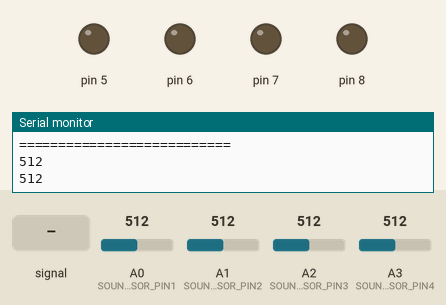
Simulated run of this sketch. Board: Arduino Uno, built with avr-gcc and run on an emulated ATmega328P. Shown: output pins drawn as LEDs (lit = HIGH), the last lines printed to the serial monitor. The test bench sets the inputs (shaded band); at power-on: A3 (SOUND_SENSOR_PIN4) = 512, A0 (SOUND_SENSOR_PIN1) = 512, A1 (SOUND_SENSOR_PIN2) = 512, A2 (SOUND_SENSOR_PIN3) = 512.

Above: at 1.2 s.
1.3 s: A0 (SOUND_SENSOR_PIN1) fed a 200 Hz sine of ±255 counts around its level
At 2.3 s:
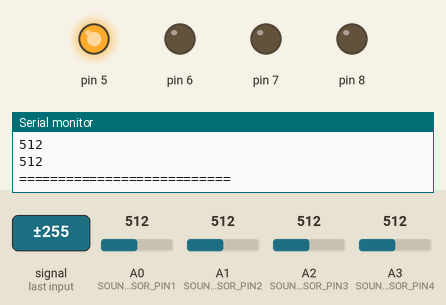
4.3 s: A1 (SOUND_SENSOR_PIN2) fed a 200 Hz sine of ±255 counts around its level
At 6.4 s:
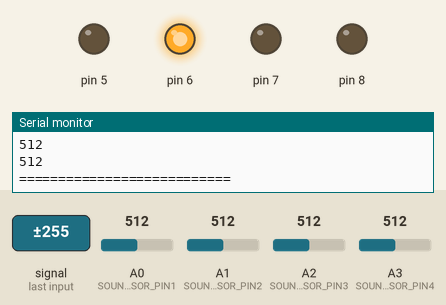
7.3 s: A2 (SOUND_SENSOR_PIN3) fed a 200 Hz sine of ±460 counts around its level
10.3 s: A3 (SOUND_SENSOR_PIN4) set to 639
12.7 s: A3 (SOUND_SENSOR_PIN4) set to 667
At 15.2 s:
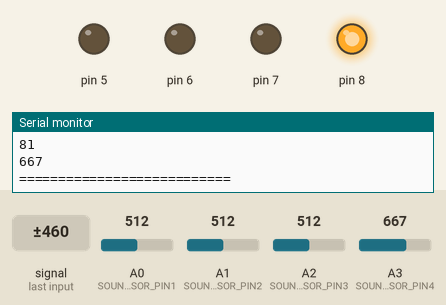
15.7 s: A0 (SOUND_SENSOR_PIN1) set to 306
At 18.1 s:
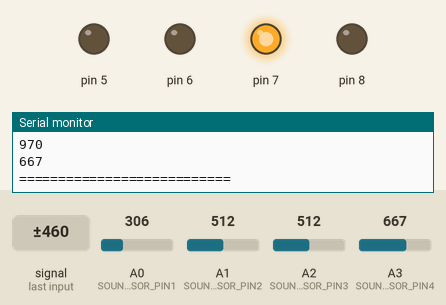
Timing chart, 0 to 19.7 s (numbered marks = the images above; inputs shaded):
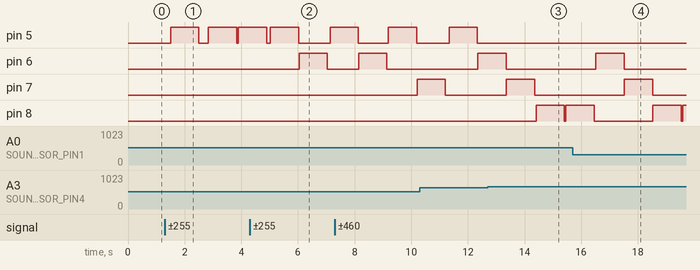

Measured:
- after the input at 1.3 s, pin 5: goes HIGH 1.0 s, LOW 0.34 s, HIGH 1.0 s, LOW 0.05 s, then HIGH, starting after 0.20 s
- after the input at 4.3 s, pin 6: LOW → HIGH after 1.7 s, → LOW 1.0 s later
- after the input at 7.3 s, pin 7: LOW → HIGH after 2.9 s
- after the input at 12.7 s, pin 5: stays LOW (without the input it goes to HIGH after 1.8 s); pin 8: LOW → HIGH after 1.7 s, → LOW 1.0 s later, → HIGH 0.05 s later
- after the input at 15.7 s, pin 5: stays LOW (without the input it goes to HIGH after 0.81 s)

The sketch:

sketch_aug16a.ino
```cpp
const int SOUND_SENSOR_PIN1 = A0;
const int SOUND_SENSOR_PIN2 = A1;
const int SOUND_SENSOR_PIN3 = A2;
const int SOUND_SENSOR_PIN4 = A3;


int sensorValue1;
int sensorValue2;
int sensorValue3;
int sensorValue4;

void setup() {
  pinMode(5,OUTPUT);
  pinMode(6,OUTPUT);
  pinMode(7,OUTPUT);
  pinMode(8,OUTPUT);
  Serial.begin(9600);

}
void loop() {
  sensorValue1 = analogRead(SOUND_SENSOR_PIN1);
  sensorValue2 = analogRead(SOUND_SENSOR_PIN2);
  sensorValue3 = analogRead(SOUND_SENSOR_PIN3);
  sensorValue4 = analogRead(SOUND_SENSOR_PIN4);
  delay(20);
  {
  Serial.println(sensorValue1);
  Serial.println(sensorValue2);
  Serial.println(sensorValue3);
  Serial.println(sensorValue4);
  Serial.println("===========================");
  delay(20);
  }
  if(sensorValue1>=650) {
   digitalWrite(5,HIGH);
   delay(1000);
   digitalWrite(5,LOW);
   delay(10);
  }
  {
  if(sensorValue2>=650) {
   digitalWrite(6,HIGH);
   delay(1000);
   digitalWrite(6,LOW);
   delay(10);
  }if(sensorValue3>=650) {
   digitalWrite(7,HIGH);
   delay(1000);
   digitalWrite(7,LOW);
   delay(10);
  }if(sensorValue4>=650) {
   digitalWrite(8,HIGH);
   delay(1000);
   digitalWrite(8,LOW);
   delay(10);
  }

  }

}
```
